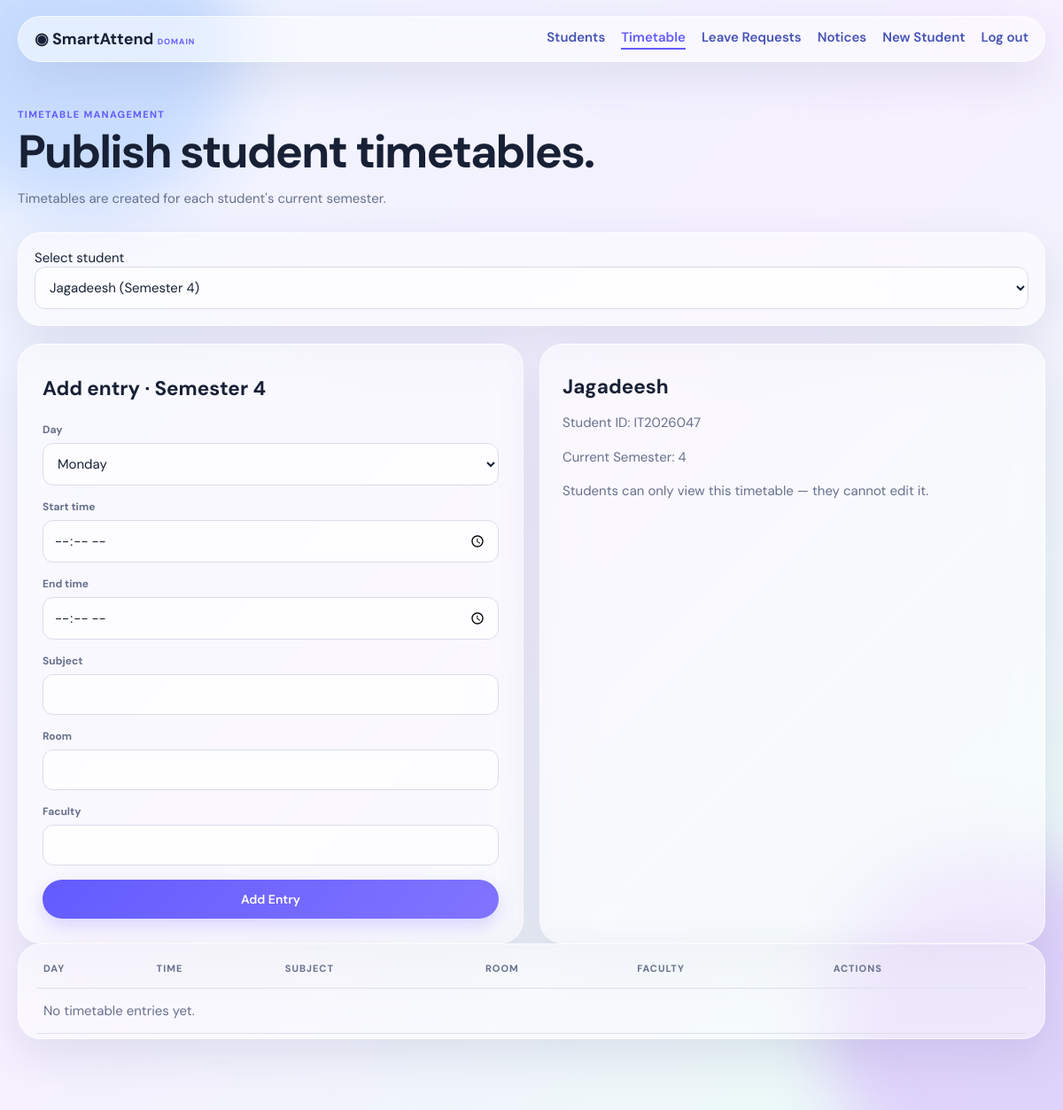
Page /admin/timetable (signed in) on the committed database.
### tables this page shows
CREATE TABLE students (id INTEGER PRIMARY KEY, student_id TEXT UNIQUE NOT NULL, password TEXT NOT NULL, name TEXT NOT NULL, department TEXT, program TEXT, year TEXT, college TEXT, current_semester INTEGER DEFAULT 1, target_attendance REAL DEFAULT 75, theme TEXT DEFAULT 'system');

### app.py (the view, shortened to what this page needs)
@app.route('/admin/timetable', methods=['GET', 'POST'])
@admin_required
def admin_timetable():
    conn = get_db()
    students = conn.execute('SELECT * FROM students ORDER BY name').fetchall()
    selected_id = request.form.get('student_id', type=int) or request.args.get('student_id', type=int) or (students[0]['id'] if students else None)
    selected = conn.execute('SELECT * FROM students WHERE id=?', (selected_id,)).fetchone() if selected_id else None
    entries = []
    has_timetable = False
    if selected and selected['current_semester']:
        entries = conn.execute(
            'SELECT * FROM timetable_entries WHERE student_id=? AND semester_number=? ORDER BY day_of_week, start_time',
            (selected['id'], selected['current_semester']),
        ).fetchall()
        has_timetable = bool(entries)
    conn.close()
    return render_template('admin_timetable.html', students=students, selected=selected, entries=entries, days=DAYS_ORDER, has_timetable=has_timetable)

### app.py (called while the page is built)
def admin_required(f):
    @wraps(f)
    def inner(*args, **kwargs):
        if not session.get('admin_id'):
            return redirect(url_for('admin_login'))
        return f(*args, **kwargs)
    return inner

### database.py (called while the page is built)
def get_db():
    conn = sqlite3.connect(DB_PATH)
    conn.row_factory = sqlite3.Row
    conn.execute('PRAGMA foreign_keys = ON')
    return conn

### templates/admin_timetable.html (shortened to what this page needs)
{% extends 'base.html' %}
{% block content %}
<div class="page-head">
<span class="eyebrow">TIMETABLE MANAGEMENT</span>
<h1>Publish student timetables.</h1>
<p>Timetables are created for each student's current semester.</p>
</div>
<form class="glass admin-filter" method="get">
<label>Select student
<select name="student_id" onchange="this.form.submit()">
{% for s in students %}
<option value="{{ s['id'] }}" {% if selected and selected['id']==s['id'] %}selected{% endif %}>{{ s['name'] }} (Semester {{ s['current_semester'] }})</option>
{% endfor %}
</select>
</label>
</form>
{% if selected %}
<section class="calc-layout">
<form class="glass calc-form" method="post">
<h2>Add entry · Semester {{ selected['current_semester'] }}</h2>
<label>Day<select name="day_of_week">{% for d in days %}<option value="{{ d }}">{{ d|capitalize }}</option>{% endfor %}</select></label>
<label>Start time<input type="time" name="start_time" required></label>
<label>End time<input type="time" name="end_time" required></label>
<label>Subject<input name="subject" required></label>
<label>Room<input name="room"></label>
<label>Faculty<input name="faculty"></label>
<button>Add Entry</button>
</form>
<article class="glass leave-info">
<h2>{{ selected['name'] }}</h2>
<p>Student ID: {{ selected['student_id'] }}</p>
<p>Current Semester: {{ selected['current_semester'] }}</p>
<p>Students can only view this timetable — they cannot edit it.</p>
</article>
</section>
<div class="glass table-wrap">
<table>
<thead>
<tr><th>Day</th><th>Time</th><th>Subject</th><th>Room</th><th>Faculty</th><th>Actions</th></tr>
</thead>
<tbody>
{% for e in entries %}
<tr>
<td>{{ e['day_of_week']|capitalize }}</td>
<td>{{ e['start_time'] }} – {{ e['end_time'] }}</td>
<td>{{ e['subject'] }}</td>
<td>{{ e['room'] or '—' }}</td>
<td>{{ e['faculty'] or '—' }}</td>
<td class="actions-cell">
<form method="post" class="inline-form">
<input type="hidden" name="student_id" value="{{ selected['id'] }}">
<input type="hidden" name="action" value="delete">
<input type="hidden" name="entry_id" value="{{ e['id'] }}">
<button type="submit" class="btn-danger">Delete</button>
</form>
</td>
</tr>
<tr class="edit-row">
<td colspan="6">
<form method="post" class="inline-edit-form">
<input type="hidden" name="student_id" value="{{ selected['id'] }}">
<input type="hidden" name="action" value="edit">
<input type="hidden" name="entry_id" value="{{ e['id'] }}">
<select name="day_of_week">{% for d in days %}<option value="{{ d }}" {% if e['day_of_week']==d %}selected{% endif %}>{{ d|capitalize }}</option>{% endfor %}</select>
<input type="time" name="start_time" value="{{ e['start_time'] }}">
<input type="time" name="end_time" value="{{ e['end_time'] }}">
<input name="subject" value="{{ e['subject'] }}">
<input name="room" value="{{ e['room'] or '' }}">
<input name="faculty" value="{{ e['faculty'] or '' }}">
<button type="submit">Save</button>
</form>
</td>
</tr>
{% else %}
<tr><td colspan="6">No timetable entries yet.</td></tr>
{% endfor %}
</tbody>
</table>
</div>
{% endif %}
{% endblock %}

### static/css/style.css (style rules this page uses)
:root { --ink:#172035;--muted:#66708b;--line:rgba(255,255,255,.65);--violet:#635bff;--safe:#157a5d;--warn:#b66a00;--danger:#c83a52 }
* { box-sizing:border-box }
body { margin:0;min-height:100vh;background:linear-gradient(135deg,#eef5ff,#f6f0ff 48%,#e9fbf6);color:var(--ink);font:15px 'DM Sans',sans-serif }
.glass { background:rgba(255,255,255,.49);border:1px solid var(--line);box-shadow:0 18px 50px rgba(61,72,125,.12);backdrop-filter:blur(24px);-webkit-backdrop-filter:blur(24px);border-radius:26px }
.eyebrow { display:block;color:var(--violet);font-size:11px;font-weight:700;letter-spacing:1.3px;margin:8px 0 }
h1 { font-size:clamp(30px,5vw,52px);line-height:1.04;margin:6px 0 10px;letter-spacing:-1.9px }
h2 { margin:8px 0 }
p { color:var(--muted);line-height:1.55 }
.pill,button { border:0;background:linear-gradient(135deg,#635bff,#8174ff);color:white;text-decoration:none;border-radius:999px;padding:13px 18px;font:600 14px 'DM Sans';cursor:pointer;box-shadow:0 8px 20px #786cff44 }
.page-head { margin-bottom:26px }
.calc-layout { display:grid;grid-template-columns:1fr 1fr;gap:18px }
.calc-form,.form-grid { padding:27px;display:grid;gap:16px }
.calc-form label,.form-grid label,.auth-card label { display:grid;gap:7px;color:var(--muted);font-size:12px;font-weight:bold }
input,select { width:100%;border:1px solid #d9dceb;background:#ffffffa8;border-radius:12px;padding:12px;font:15px 'DM Sans';color:var(--ink) }
.table-wrap { overflow:auto;padding:5px 20px }
table { border-collapse:collapse;width:100%;min-width:650px }
th,td { text-align:left;padding:15px 8px;border-bottom:1px solid #dde0eb;color:var(--muted) }
th { font-size:11px;text-transform:uppercase;letter-spacing:1px }
.leave-info { padding:25px }
.admin-filter { padding:18px;margin-bottom:20px;display:grid;gap:10px }

### rows in the picture
students: current_semester "4", name "Jagadeesh", student_id "IT2026047"

### other values in the picture
form field student_id "Jagadeesh (Semester 4)"
form field day_of_week "Monday"
